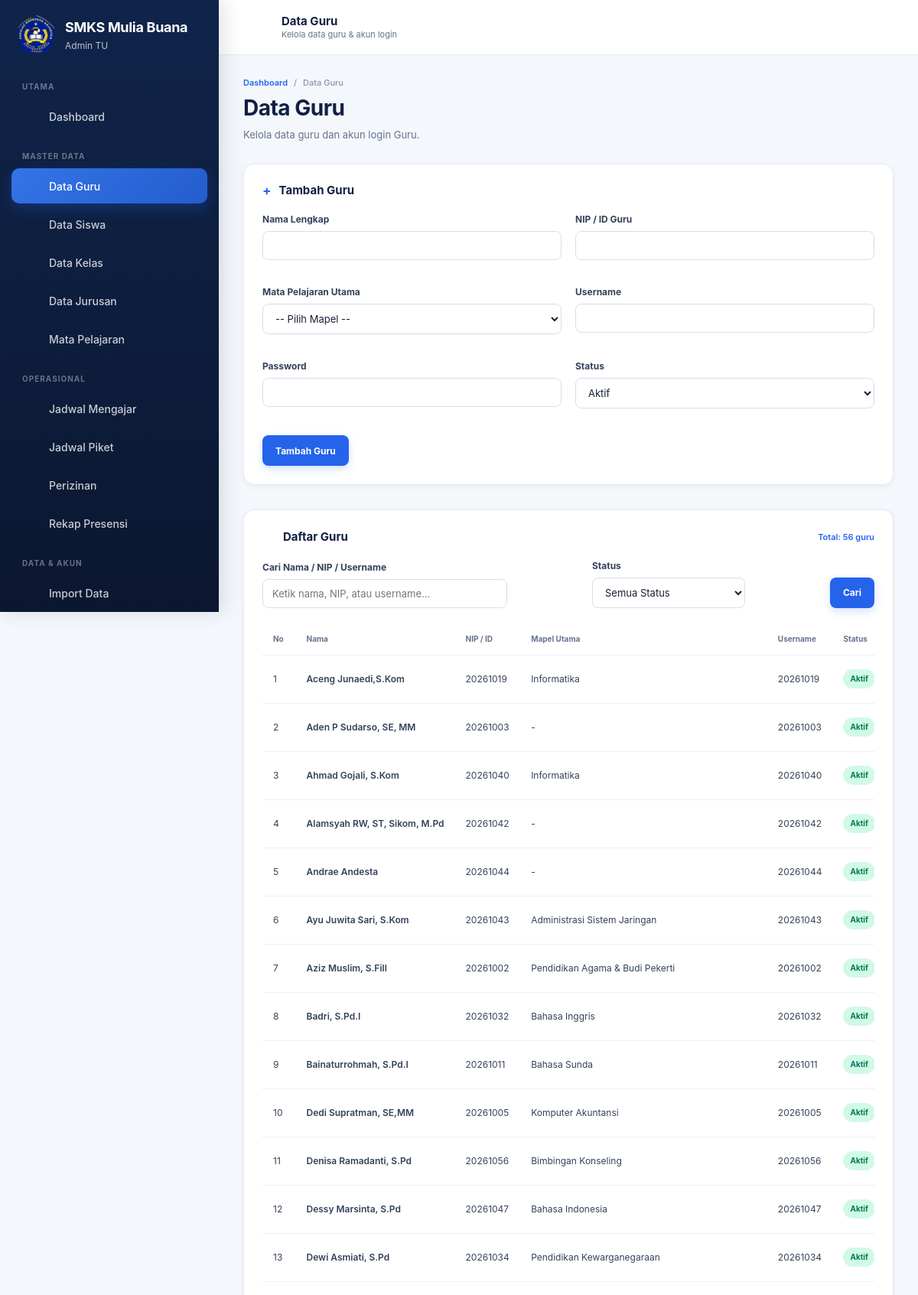
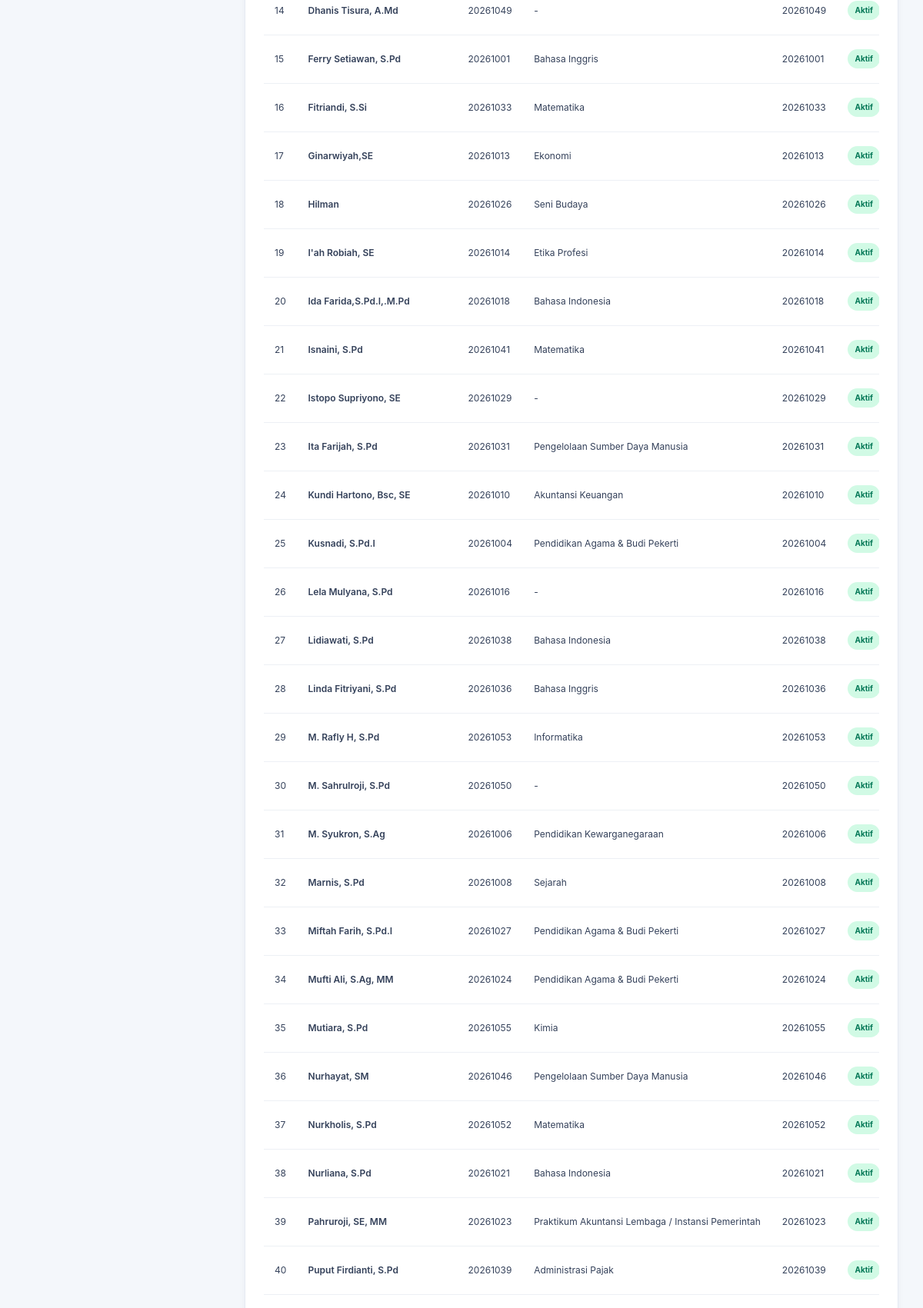
Screenshot of /admintu/guru.php (signed in, upper part) with the database file from the repository (2 pictures, top to bottom).
### tables this page shows
CREATE TABLE `guru` (
  `id` int(10) unsigned NOT NULL AUTO_INCREMENT,
  `user_id` int(10) unsigned NOT NULL,
  `nip` varchar(30) NOT NULL,
  `nama_lengkap` varchar(100) NOT NULL,
  `mapel_utama_id` int(10) unsigned DEFAULT NULL,
  `status` enum('aktif','nonaktif') NOT NULL DEFAULT 'aktif',
  `created_at` timestamp NOT NULL DEFAULT current_timestamp(),
  `updated_at` timestamp NOT NULL DEFAULT current_timestamp() ON UPDATE current_timestamp(),
  PRIMARY KEY (`id`),
  UNIQUE KEY `user_id` (`user_id`),
  UNIQUE KEY `nip` (`nip`),
  KEY `fk_guru_mapel` (`mapel_utama_id`),
  CONSTRAINT `fk_guru_mapel` FOREIGN KEY (`mapel_utama_id`) REFERENCES `mapel` (`id`) ON DELETE SET NULL ON UPDATE CASCADE,
  CONSTRAINT `fk_guru_user` FOREIGN KEY (`user_id`) REFERENCES `users` (`id`) ON UPDATE CASCADE
);

CREATE TABLE `mapel` (
  `id` int(10) unsigned NOT NULL AUTO_INCREMENT,
  `kode_mapel` varchar(20) NOT NULL,
  `nama_mapel` varchar(100) NOT NULL,
  `created_at` timestamp NOT NULL DEFAULT current_timestamp(),
  PRIMARY KEY (`id`),
  UNIQUE KEY `kode_mapel` (`kode_mapel`)
);

CREATE TABLE `users` (
  `id` int(10) unsigned NOT NULL AUTO_INCREMENT,
  `username` varchar(50) NOT NULL,
  `password` varchar(255) NOT NULL,
  `nama_lengkap` varchar(100) NOT NULL,
  `role` enum('adminTu','guru','kepsek') NOT NULL,
  `status` enum('aktif','nonaktif') NOT NULL DEFAULT 'aktif',
  `created_at` timestamp NOT NULL DEFAULT current_timestamp(),
  `updated_at` timestamp NOT NULL DEFAULT current_timestamp() ON UPDATE current_timestamp(),
  PRIMARY KEY (`id`),
  UNIQUE KEY `username` (`username`)
);

### admintu/guru.php (the view, shortened to what the rows shown need)
<?php
require_once '../config/database.php';
require_once '../config/helpers.php';
$whereClauses = ['1=1'];
$params = [];
$whereSql = implode(' AND ', $whereClauses);
$sqlGuru = "
    SELECT
        g.id,
        g.user_id,
        g.nip,
        g.nama_lengkap,
        g.mapel_utama_id,
        g.status,
        u.username,
        m.kode_mapel,
        m.nama_mapel
    FROM guru g
    INNER JOIN users u ON u.id = g.user_id
    LEFT JOIN mapel m ON m.id = g.mapel_utama_id
    WHERE $whereSql
    ORDER BY g.nama_lengkap ASC
";
$stmtGuru = $pdo->prepare($sqlGuru);
$stmtGuru->execute($params);
$guruList = $stmtGuru->fetchAll();
$editGuru = null;
?>
<!DOCTYPE html>
<html lang="id">
<head>
    <link
        rel="stylesheet"
        href="../assets/css/style.css"
    >
</head>
<body>
<div class="app-shell">
    <?php include __DIR__ . '/partials/sidebar.php'; ?>
    <div class="app-main">
        <main class="dashboard-content">
            <div class="dashboard-container">
                <div class="page-header">
                    <h1 class="page-title">
                        Data Guru
                    </h1>
                </div>
                <div class="dashboard-card">
                    <div class="dashboard-card-header">
                        <h2 class="dashboard-card-title">
                            <span class="dashboard-card-title-icon">
                                <?= $editGuru
                                    ? appIcon('edit', '', 16)
                                    : '+'
                                ?>
                            </span>
                            <?= $editGuru
                                ? 'Edit Data Guru'
                                : 'Tambah Guru'
                            ?>
                        </h2>
                    </div>
                </div>
                <div class="dashboard-card">
                    <div class="dashboard-card-header">
                        <h2 class="dashboard-card-title">
                            <span class="dashboard-card-title-icon">
                                <?= appIcon("guru", "", 18) ?>
                            </span>
                            Daftar Guru
                        </h2>
                    </div>
                    <div class="dashboard-card-body">
                        <div class="schedule-table-wrap">
                            <table class="schedule-table">
                                <thead>
                                    <tr>
                                        <th>
                                            No
                                        </th>
                                        <th>
                                            Nama
                                        </th>
                                        <th>
                                            NIP / ID
                                        </th>
                                        <th>
                                            Mapel Utama
                                        </th>
                                        <th>
                                            Username
                                        </th>
                                        <th>
                                            Status
                                        </th>
                                    </tr>
                                </thead>
                                <tbody>
                                <?php if (!$guruList): ?>
                                    <tr>
                                        <td
                                            colspan="7"
                                            style="
                                                text-align:center;
                                                padding:30px;
                                                color:var(--text-500);
                                            "
                                        >
                                            Belum ada data guru.
                                        </td>
                                    </tr>
                                <?php else: ?>
                                    <?php foreach (
                                        $guruList
                                        as $i => $guru
                                    ): ?>
                                        <?php
                                        $badgeClass =
                                            $guru['status'] === 'aktif'
                                                ? 'success'
                                                : 'secondary';
                                        ?>
                                        <tr>
                                            <td>
                                                <?= $i + 1 ?>
                                            </td>
                                            <td
                                                class="schedule-subject"
                                            >
                                                <?= e(
                                                    $guru[
                                                        'nama_lengkap'
                                                    ]
                                                ) ?>
                                            </td>
                                            <td>
                                                <?= e(
                                                    $guru['nip'] ?: '-'
                                                ) ?>
                                            </td>
                                            <td>
                                                <?= e(
                                                    $guru[
                                                        'nama_mapel'
                                                    ] ?: '-'
                                                ) ?>
                                            </td>
                                            <td>
                                                <?= e(
                                                    $guru[
                                                        'username'
                                                    ]
                                                ) ?>
                                            </td>
                                            <td>
                                                <span
                                                    class="status-badge <?= e(
                                                        $badgeClass
                                                    ) ?>"
                                                >
                                                    <?= e(
                                                        $guru[
                                                            'status'
                                                        ] === 'aktif'
                                                            ? 'Aktif'
                                                            : 'Nonaktif'
                                                    ) ?>
                                                </span>
                                            </td>
                                        </tr>
                                    <?php endforeach; ?>
                                <?php endif; ?>
                                </tbody>
                            </table>
                        </div>
                    </div>
                </div>
            </div>
        </main>
    </div>
</div>
</body>
</html>

### rows the page displays
guru: nama_lengkap "Aceng Junaedi,S.Kom", nip "20261019", mapel_utama.nama_mapel "Informatika", user.username "20261019", status "Aktif"
guru: nama_lengkap "Aden P Sudarso, SE, MM", nip "20261003", guru "-", user.username "20261003", status "Aktif"
guru: nama_lengkap "Ahmad Gojali, S.Kom", nip "20261040", mapel_utama.nama_mapel "Informatika", user.username "20261040", status "Aktif"
guru: nama_lengkap "Alamsyah RW, ST, Sikom, M.Pd", nip "20261042", guru "-", user.username "20261042", status "Aktif"
guru: nama_lengkap "Andrae Andesta", nip "20261044", guru "-", user.username "20261044", status "Aktif"
guru: nama_lengkap "Ayu Juwita Sari, S.Kom", nip "20261043", mapel_utama.nama_mapel "Administrasi Sistem Jaringan", user.username "20261043", status "Aktif"
guru: nama_lengkap "Aziz Muslim, S.Fill", nip "20261002", mapel_utama.nama_mapel "Pendidikan Agama & Budi Pekerti", user.username "20261002", status "Aktif"
guru: nama_lengkap "Badri, S.Pd.I", nip "20261032", mapel_utama.nama_mapel "Bahasa Inggris", user.username "20261032", status "Aktif"
guru: nama_lengkap "Bainaturrohmah, S.Pd.I", nip "20261011", mapel_utama.nama_mapel "Bahasa Sunda", user.username "20261011", status "Aktif"
guru: nama_lengkap "Dedi Supratman, SE,MM", nip "20261005", mapel_utama.nama_mapel "Komputer Akuntansi", user.username "20261005", status "Aktif"
guru: nama_lengkap "Denisa Ramadanti, S.Pd", nip "20261056", mapel_utama.nama_mapel "Bimbingan Konseling", user.username "20261056", status "Aktif"
guru: nama_lengkap "Dessy Marsinta, S.Pd", nip "20261047", mapel_utama.nama_mapel "Bahasa Indonesia", user.username "20261047", status "Aktif"
guru: nama_lengkap "Dewi Asmiati, S.Pd", nip "20261034", mapel_utama.nama_mapel "Pendidikan Kewarganegaraan", user.username "20261034", status "Aktif"
guru: nama_lengkap "Dhanis Tisura, A.Md", nip "20261049", guru "-", user.username "20261049", status "Aktif"
guru: nama_lengkap "Ferry Setiawan, S.Pd", nip "20261001", mapel_utama.nama_mapel "Bahasa Inggris", user.username "20261001", status "Aktif"
guru: nama_lengkap "Fitriandi, S.Si", nip "20261033", mapel_utama.nama_mapel "Matematika", user.username "20261033", status "Aktif"
guru: nama_lengkap "Ginarwiyah,SE", nip "20261013", mapel_utama.nama_mapel "Ekonomi", user.username "20261013", status "Aktif"
guru: nama_lengkap "Hilman", nip "20261026", mapel_utama.nama_mapel "Seni Budaya", user.username "20261026", status "Aktif"
guru: nama_lengkap "I'ah Robiah, SE", nip "20261014", mapel_utama.nama_mapel "Etika Profesi", user.username "20261014", status "Aktif"
guru: nama_lengkap "Ida Farida,S.Pd.I,.M.Pd", nip "20261018", mapel_utama.nama_mapel "Bahasa Indonesia", user.username "20261018", status "Aktif"
guru: nama_lengkap "Isnaini, S.Pd", nip "20261041", mapel_utama.nama_mapel "Matematika", user.username "20261041", status "Aktif"
guru: nama_lengkap "Istopo Supriyono, SE", nip "20261029", guru "-", user.username "20261029", status "Aktif"
guru: nama_lengkap "Ita Farijah, S.Pd", nip "20261031", mapel_utama.nama_mapel "Pengelolaan Sumber Daya Manusia", user.username "20261031", status "Aktif"
guru: nama_lengkap "Kundi Hartono, Bsc, SE", nip "20261010", mapel_utama.nama_mapel "Akuntansi Keuangan", user.username "20261010", status "Aktif"
guru: nama_lengkap "Kusnadi, S.Pd.I", nip "20261004", mapel_utama.nama_mapel "Pendidikan Agama & Budi Pekerti", user.username "20261004", status "Aktif"
guru: nama_lengkap "Lela Mulyana, S.Pd", nip "20261016", guru "-", user.username "20261016", status "Aktif"
guru: nama_lengkap "Lidiawati, S.Pd", nip "20261038", mapel_utama.nama_mapel "Bahasa Indonesia", user.username "20261038", status "Aktif"
guru: nama_lengkap "Linda Fitriyani, S.Pd", nip "20261036", mapel_utama.nama_mapel "Bahasa Inggris", user.username "20261036", status "Aktif"
guru: nama_lengkap "M. Rafly H, S.Pd", nip "20261053", mapel_utama.nama_mapel "Informatika", user.username "20261053", status "Aktif"
guru: nama_lengkap "M. Sahrulroji, S.Pd", nip "20261050", guru "-", user.username "20261050", status "Aktif"
guru: nama_lengkap "M. Syukron, S.Ag", nip "20261006", mapel_utama.nama_mapel "Pendidikan Kewarganegaraan", user.username "20261006", status "Aktif"
guru: nama_lengkap "Marnis, S.Pd", nip "20261008", mapel_utama.nama_mapel "Sejarah", user.username "20261008", status "Aktif"
guru: nama_lengkap "Miftah Farih, S.Pd.I", nip "20261027", mapel_utama.nama_mapel "Pendidikan Agama & Budi Pekerti", user.username "20261027", status "Aktif"
guru: nama_lengkap "Mufti Ali, S.Ag, MM", nip "20261024", mapel_utama.nama_mapel "Pendidikan Agama & Budi Pekerti", user.username "20261024", status "Aktif"
guru: nama_lengkap "Mutiara, S.Pd", nip "20261055", mapel_utama.nama_mapel "Kimia", user.username "20261055", status "Aktif"
guru: nama_lengkap "Nurhayat, SM", nip "20261046", mapel_utama.nama_mapel "Pengelolaan Sumber Daya Manusia", user.username "20261046", status "Aktif"
guru: nama_lengkap "Nurkholis, S.Pd", nip "20261052", mapel_utama.nama_mapel "Matematika", user.username "20261052", status "Aktif"
guru: nama_lengkap "Nurliana, S.Pd", nip "20261021", mapel_utama.nama_mapel "Bahasa Indonesia", user.username "20261021", status "Aktif"
guru: nama_lengkap "Pahruroji, SE, MM", nip "20261023", mapel_utama.nama_mapel "Praktikum Akuntansi Lembaga / Instansi Pemerintah", user.username "20261023", status "Aktif"
guru: nama_lengkap "Puput Firdianti, S.Pd", nip "20261039", mapel_utama.nama_mapel "Administrasi Pajak", user.username "20261039", status "Aktif"

### other values shown
$grup "UTAMA"
$menu['label'] "Dashboard"
$grup "MASTER DATA"
$menu['label'] "Data Guru"
$menu['label'] "Data Siswa"
$menu['label'] "Data Kelas"
$menu['label'] "Data Jurusan"
$menu['label'] "Mata Pelajaran"
$grup "OPERASIONAL"
$menu['label'] "Jadwal Mengajar"
$menu['label'] "Jadwal Piket"
$menu['label'] "Perizinan"
$menu['label'] "Rekap Presensi"
$grup "DATA & AKUN"
$menu['label'] "Import Data"
